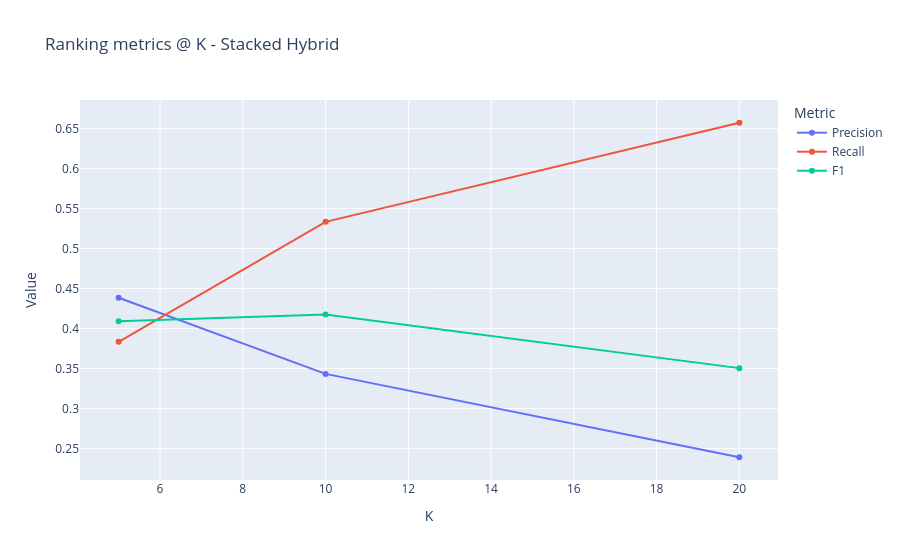

Notebook cell for this chart:
### Markdown cell above
## Ranking metrics @ K

### Code cell
save_fig(ranking_curve(m, "Stacked Hybrid"), "eval_stacked_ranking")

### Figure 1 — Plotly figure (JSON) as saved in the notebook; plotly's stock layout.template omitted (floating-point values rounded to 4 significant figures)
{"data": [{"hovertemplate": "Metric=Precision<br>K=%{x}<br>Value=%{y}<extra></extra>", "legendgroup": "Precision", "line": {"color": "#636efa", "dash": "solid"}, "marker": {"symbol": "circle"}, "mode": "lines+markers", "name": "Precision", "orientation": "v", "showlegend": true, "type": "scatter", "x": [5, 10, 20], "xaxis": "x", "y": [0.4384, 0.3432, 0.2389], "yaxis": "y"}, {"hovertemplate": "Metric=Recall<br>K=%{x}<br>Value=%{y}<extra></extra>", "legendgroup": "Recall", "line": {"color": "#EF553B", "dash": "solid"}, "marker": {"symbol": "circle"}, "mode": "lines+markers", "name": "Recall", "orientation": "v", "showlegend": true, "type": "scatter", "x": [5, 10, 20], "xaxis": "x", "y": [0.3833, 0.5334, 0.6574], "yaxis": "y"}, {"hovertemplate": "Metric=F1<br>K=%{x}<br>Value=%{y}<extra></extra>", "legendgroup": "F1", "line": {"color": "#00cc96", "dash": "solid"}, "marker": {"symbol": "circle"}, "mode": "lines+markers", "name": "F1", "orientation": "v", "showlegend": true, "type": "scatter", "x": [5, 10, 20], "xaxis": "x", "y": [0.409, 0.4176, 0.3504], "yaxis": "y"}], "layout": {"legend": {"title": {"text": "Metric"}, "tracegroupgap": 0}, "title": {"text": "Ranking metrics @ K - Stacked Hybrid"}, "xaxis": {"anchor": "y", "domain": [0, 1], "title": {"text": "K"}}, "yaxis": {"anchor": "x", "domain": [0, 1], "title": {"text": "Value"}}}}
